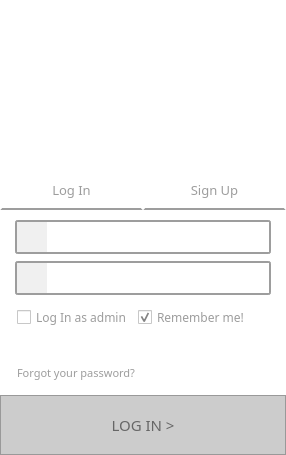
<?xml version="1.0" encoding="UTF-8"?>
<ui version="4.0">
 <class>Login</class>
 <widget class="QMainWindow" name="Login">
  <property name="geometry">
   <rect>
    <x>0</x>
    <y>0</y>
    <width>286</width>
    <height>455</height>
   </rect>
  </property>
  <property name="maximumSize">
   <size>
    <width>16777215</width>
    <height>16777215</height>
   </size>
  </property>
  <property name="windowTitle">
   <string>Login</string>
  </property>
  <property name="styleSheet">
   <string notr="true">background-color: rgb(255, 255, 255);</string>
  </property>
  <widget class="QWidget" name="centralWidget">
   <property name="styleSheet">
    <string notr="true"/>
   </property>
   <layout class="QVBoxLayout" name="verticalLayout_4" stretch="0,0,0,0">
    <property name="spacing">
     <number>0</number>
    </property>
    <property name="leftMargin">
     <number>0</number>
    </property>
    <property name="topMargin">
     <number>0</number>
    </property>
    <property name="rightMargin">
     <number>0</number>
    </property>
    <property name="bottomMargin">
     <number>0</number>
    </property>
    <item>
     <widget class="QLabel" name="labelLogo">
      <property name="enabled">
       <bool>true</bool>
      </property>
      <property name="minimumSize">
       <size>
        <width>0</width>
        <height>150</height>
       </size>
      </property>
      <property name="maximumSize">
       <size>
        <width>16777215</width>
        <height>16777215</height>
       </size>
      </property>
      <property name="styleSheet">
       <string notr="true">border-image:url(:/images/images/logo_small.png);</string>
      </property>
      <property name="text">
       <string/>
      </property>
      <property name="scaledContents">
       <bool>false</bool>
      </property>
     </widget>
    </item>
    <item>
     <layout class="QHBoxLayout" name="horizontalLayout_14">
      <item>
       <spacer name="horizontalSpacer_19">
        <property name="orientation">
         <enum>Qt::Horizontal</enum>
        </property>
        <property name="sizeType">
         <enum>QSizePolicy::Fixed</enum>
        </property>
        <property name="sizeHint" stdset="0">
         <size>
          <width>15</width>
          <height>20</height>
         </size>
        </property>
       </spacer>
      </item>
      <item>
       <widget class="QLabel" name="labelError">
        <property name="enabled">
         <bool>false</bool>
        </property>
        <property name="sizePolicy">
         <sizepolicy hsizetype="Expanding" vsizetype="Expanding">
          <horstretch>0</horstretch>
          <verstretch>0</verstretch>
         </sizepolicy>
        </property>
        <property name="minimumSize">
         <size>
          <width>0</width>
          <height>0</height>
         </size>
        </property>
        <property name="styleSheet">
         <string notr="true">color:&quot;red&quot;</string>
        </property>
        <property name="text">
         <string/>
        </property>
       </widget>
      </item>
      <item>
       <spacer name="horizontalSpacer_20">
        <property name="orientation">
         <enum>Qt::Horizontal</enum>
        </property>
        <property name="sizeHint" stdset="0">
         <size>
          <width>20</width>
          <height>20</height>
         </size>
        </property>
       </spacer>
      </item>
     </layout>
    </item>
    <item>
     <layout class="QHBoxLayout" name="horizontalLayout" stretch="0,0">
      <property name="spacing">
       <number>0</number>
      </property>
      <property name="sizeConstraint">
       <enum>QLayout::SetNoConstraint</enum>
      </property>
      <item>
       <widget class="QPushButton" name="buttonLogIn">
        <property name="minimumSize">
         <size>
          <width>84</width>
          <height>40</height>
         </size>
        </property>
        <property name="font">
         <font>
          <family>Century Gothic</family>
          <pointsize>10</pointsize>
         </font>
        </property>
        <property name="styleSheet">
         <string notr="true">QPushButton {
	border: 2px solid;
	border-top-color: rgb(255, 255, 255);
	border-right-color: rgb(255, 255, 255);
	border-left-color: rgb(255, 255, 255);
	border-bottom-color: rgb(157, 157, 157);
    min-width: 80px;
	color: rgb(157, 157, 157)
}

QPushButton:pressed {
	background-color: rgb(243, 243, 243);
	border: 2px solid;
	border-top-color: rgb(255, 255, 255);
	border-right-color: rgb(255, 255, 255);
	border-left-color: rgb(255, 255, 255);
	border-bottom-color: rgb(109, 118, 126);
	color: rgb(109, 118, 126)
}

QPushButton:hover {
	background-color: rgb(243, 243, 243);
}</string>
        </property>
        <property name="text">
         <string>Log In</string>
        </property>
       </widget>
      </item>
      <item>
       <widget class="QPushButton" name="buttoSignUp">
        <property name="minimumSize">
         <size>
          <width>84</width>
          <height>40</height>
         </size>
        </property>
        <property name="font">
         <font>
          <family>Century Gothic</family>
          <pointsize>10</pointsize>
         </font>
        </property>
        <property name="styleSheet">
         <string notr="true">QPushButton {
    /*background-color: qlineargradient(x1: 0, y1: 0, x2: 0, y2: 1,

                                      stop: 0 #f6f7fa, stop: 1 #dadbde); */
	border: 2px solid;
	border-top-color: rgb(255, 255, 255);
	border-right-color: rgb(255, 255, 255);
	border-left-color: rgb(255, 255, 255);
	border-bottom-color: rgb(157, 157, 157);
    min-width: 80px;
	color: rgb(157, 157, 157)
}

QPushButton:pressed {
	background-color: rgb(243, 243, 243);
	border: 2px solid;
	border-top-color: rgb(255, 255, 255);
	border-right-color: rgb(255, 255, 255);
	border-left-color: rgb(255, 255, 255);
	border-bottom-color: rgb(109, 118, 126);
	color: rgb(109, 118, 126)
}

QPushButton:hover {
	background-color: rgb(243, 243, 243);
}</string>
        </property>
        <property name="text">
         <string>Sign Up</string>
        </property>
       </widget>
      </item>
     </layout>
    </item>
    <item>
     <widget class="QStackedWidget" name="stackedWidget">
      <property name="maximumSize">
       <size>
        <width>16777215</width>
        <height>16777215</height>
       </size>
      </property>
      <property name="currentIndex">
       <number>0</number>
      </property>
      <widget class="QWidget" name="LoginPage">
       <layout class="QVBoxLayout" name="verticalLayout">
        <property name="spacing">
         <number>7</number>
        </property>
        <property name="leftMargin">
         <number>0</number>
        </property>
        <property name="topMargin">
         <number>10</number>
        </property>
        <property name="rightMargin">
         <number>0</number>
        </property>
        <property name="bottomMargin">
         <number>0</number>
        </property>
        <item>
         <layout class="QHBoxLayout" name="horizontalLayoutUserImput" stretch="0,1,0">
          <property name="spacing">
           <number>0</number>
          </property>
          <item>
           <spacer name="horizontalSpacer_3">
            <property name="orientation">
             <enum>Qt::Horizontal</enum>
            </property>
            <property name="sizeHint" stdset="0">
             <size>
              <width>15</width>
              <height>20</height>
             </size>
            </property>
           </spacer>
          </item>
          <item>
           <widget class="QFrame" name="frame_2">
            <property name="minimumSize">
             <size>
              <width>0</width>
              <height>34</height>
             </size>
            </property>
            <property name="maximumSize">
             <size>
              <width>16777215</width>
              <height>34</height>
             </size>
            </property>
            <property name="styleSheet">
             <string notr="true">QFrame {
    border: 2px solid rgb(157, 157, 157);
	border-radius:3px
}</string>
            </property>
            <property name="frameShape">
             <enum>QFrame::StyledPanel</enum>
            </property>
            <property name="frameShadow">
             <enum>QFrame::Raised</enum>
            </property>
            <layout class="QHBoxLayout" name="horizontalLayout_2">
             <property name="spacing">
              <number>0</number>
             </property>
             <property name="leftMargin">
              <number>0</number>
             </property>
             <property name="topMargin">
              <number>0</number>
             </property>
             <property name="rightMargin">
              <number>0</number>
             </property>
             <property name="bottomMargin">
              <number>0</number>
             </property>
             <item>
              <widget class="QLabel" name="labelUserIcon">
               <property name="minimumSize">
                <size>
                 <width>30</width>
                 <height>30</height>
                </size>
               </property>
               <property name="maximumSize">
                <size>
                 <width>30</width>
                 <height>30</height>
                </size>
               </property>
               <property name="styleSheet">
                <string notr="true">border:none;
border-radius:0px;
background-color: rgb(240, 240, 240);	
anchors.top: parent.top;</string>
               </property>
               <property name="text">
                <string/>
               </property>
               <property name="pixmap">
                <pixmap resource="resources.qrc">:/images/images/userIcon.png</pixmap>
               </property>
               <property name="scaledContents">
                <bool>true</bool>
               </property>
              </widget>
             </item>
             <item>
              <widget class="QLineEdit" name="lineEditUserLog">
               <property name="minimumSize">
                <size>
                 <width>0</width>
                 <height>30</height>
                </size>
               </property>
               <property name="maximumSize">
                <size>
                 <width>16777215</width>
                 <height>16777215</height>
                </size>
               </property>
               <property name="font">
                <font>
                 <pointsize>10</pointsize>
                </font>
               </property>
               <property name="styleSheet">
                <string notr="true">border: none;</string>
               </property>
               <property name="text">
                <string/>
               </property>
              </widget>
             </item>
            </layout>
           </widget>
          </item>
          <item>
           <spacer name="horizontalSpacer_2">
            <property name="orientation">
             <enum>Qt::Horizontal</enum>
            </property>
            <property name="sizeHint" stdset="0">
             <size>
              <width>15</width>
              <height>20</height>
             </size>
            </property>
           </spacer>
          </item>
         </layout>
        </item>
        <item>
         <layout class="QHBoxLayout" name="horizontalLayoutPassInput" stretch="0,1,0">
          <property name="spacing">
           <number>0</number>
          </property>
          <item>
           <spacer name="horizontalSpacer_4">
            <property name="orientation">
             <enum>Qt::Horizontal</enum>
            </property>
            <property name="sizeHint" stdset="0">
             <size>
              <width>15</width>
              <height>20</height>
             </size>
            </property>
           </spacer>
          </item>
          <item>
           <widget class="QFrame" name="frame">
            <property name="minimumSize">
             <size>
              <width>0</width>
              <height>34</height>
             </size>
            </property>
            <property name="maximumSize">
             <size>
              <width>16777215</width>
              <height>34</height>
             </size>
            </property>
            <property name="styleSheet">
             <string notr="true">QFrame {
    border: 2px solid rgb(157, 157, 157);
	border-radius:3px
}</string>
            </property>
            <property name="frameShape">
             <enum>QFrame::StyledPanel</enum>
            </property>
            <property name="frameShadow">
             <enum>QFrame::Raised</enum>
            </property>
            <layout class="QHBoxLayout" name="horizontalLayout_4">
             <property name="spacing">
              <number>0</number>
             </property>
             <property name="leftMargin">
              <number>0</number>
             </property>
             <property name="topMargin">
              <number>0</number>
             </property>
             <property name="rightMargin">
              <number>0</number>
             </property>
             <property name="bottomMargin">
              <number>0</number>
             </property>
             <item>
              <widget class="QLabel" name="labelPassIcon">
               <property name="minimumSize">
                <size>
                 <width>30</width>
                 <height>30</height>
                </size>
               </property>
               <property name="maximumSize">
                <size>
                 <width>30</width>
                 <height>30</height>
                </size>
               </property>
               <property name="styleSheet">
                <string notr="true">border:none;
border-radius:0px;
	background-color: rgb(240, 240, 240);
	</string>
               </property>
               <property name="text">
                <string/>
               </property>
               <property name="pixmap">
                <pixmap resource="resources.qrc">:/images/images/passIcon.png</pixmap>
               </property>
               <property name="scaledContents">
                <bool>true</bool>
               </property>
              </widget>
             </item>
             <item>
              <widget class="QLineEdit" name="lineEditPassLog">
               <property name="minimumSize">
                <size>
                 <width>0</width>
                 <height>30</height>
                </size>
               </property>
               <property name="maximumSize">
                <size>
                 <width>16777215</width>
                 <height>16777215</height>
                </size>
               </property>
               <property name="font">
                <font>
                 <pointsize>10</pointsize>
                </font>
               </property>
               <property name="styleSheet">
                <string notr="true">border: none;</string>
               </property>
               <property name="text">
                <string/>
               </property>
               <property name="echoMode">
                <enum>QLineEdit::Password</enum>
               </property>
              </widget>
             </item>
            </layout>
           </widget>
          </item>
          <item>
           <spacer name="horizontalSpacer">
            <property name="orientation">
             <enum>Qt::Horizontal</enum>
            </property>
            <property name="sizeHint" stdset="0">
             <size>
              <width>15</width>
              <height>20</height>
             </size>
            </property>
           </spacer>
          </item>
         </layout>
        </item>
        <item>
         <layout class="QHBoxLayout" name="horizontalLayout_12">
          <item>
           <spacer name="horizontalSpacer_15">
            <property name="orientation">
             <enum>Qt::Horizontal</enum>
            </property>
            <property name="sizeType">
             <enum>QSizePolicy::Fixed</enum>
            </property>
            <property name="sizeHint" stdset="0">
             <size>
              <width>17</width>
              <height>20</height>
             </size>
            </property>
           </spacer>
          </item>
          <item>
           <widget class="QCheckBox" name="checkBoxAdminLogIn">
            <property name="minimumSize">
             <size>
              <width>0</width>
              <height>30</height>
             </size>
            </property>
            <property name="font">
             <font>
              <family>Century Gothic</family>
              <pointsize>9</pointsize>
             </font>
            </property>
            <property name="styleSheet">
             <string notr="true">	color: rgb(157, 157, 157)</string>
            </property>
            <property name="text">
             <string>Log In as admin</string>
            </property>
           </widget>
          </item>
          <item>
           <widget class="QCheckBox" name="checkBoxRememberMe">
            <property name="minimumSize">
             <size>
              <width>0</width>
              <height>30</height>
             </size>
            </property>
            <property name="font">
             <font>
              <family>Century Gothic</family>
              <pointsize>9</pointsize>
             </font>
            </property>
            <property name="styleSheet">
             <string notr="true">	color: rgb(157, 157, 157)</string>
            </property>
            <property name="text">
             <string>Remember me!</string>
            </property>
            <property name="checked">
             <bool>true</bool>
            </property>
           </widget>
          </item>
          <item>
           <spacer name="horizontalSpacer_16">
            <property name="orientation">
             <enum>Qt::Horizontal</enum>
            </property>
            <property name="sizeHint" stdset="0">
             <size>
              <width>40</width>
              <height>20</height>
             </size>
            </property>
           </spacer>
          </item>
         </layout>
        </item>
        <item>
         <spacer name="verticalSpacer_2">
          <property name="orientation">
           <enum>Qt::Vertical</enum>
          </property>
          <property name="sizeHint" stdset="0">
           <size>
            <width>20</width>
            <height>40</height>
           </size>
          </property>
         </spacer>
        </item>
        <item>
         <layout class="QHBoxLayout" name="horizontalLayout_22" stretch="0,0,0">
          <item>
           <spacer name="horizontalSpacer_13">
            <property name="orientation">
             <enum>Qt::Horizontal</enum>
            </property>
            <property name="sizeType">
             <enum>QSizePolicy::Fixed</enum>
            </property>
            <property name="sizeHint" stdset="0">
             <size>
              <width>17</width>
              <height>20</height>
             </size>
            </property>
           </spacer>
          </item>
          <item>
           <widget class="QLabel" name="labelForgotPassword">
            <property name="minimumSize">
             <size>
              <width>0</width>
              <height>30</height>
             </size>
            </property>
            <property name="maximumSize">
             <size>
              <width>16777215</width>
              <height>30</height>
             </size>
            </property>
            <property name="font">
             <font>
              <family>Century Gothic</family>
              <pointsize>8</pointsize>
             </font>
            </property>
            <property name="styleSheet">
             <string notr="true">	color: rgb(157, 157, 157)</string>
            </property>
            <property name="text">
             <string>Forgot your password?</string>
            </property>
           </widget>
          </item>
          <item>
           <spacer name="horizontalSpacer_14">
            <property name="orientation">
             <enum>Qt::Horizontal</enum>
            </property>
            <property name="sizeHint" stdset="0">
             <size>
              <width>17</width>
              <height>20</height>
             </size>
            </property>
           </spacer>
          </item>
         </layout>
        </item>
        <item>
         <widget class="QPushButton" name="buttonLogInCheck">
          <property name="enabled">
           <bool>false</bool>
          </property>
          <property name="sizePolicy">
           <sizepolicy hsizetype="Minimum" vsizetype="Fixed">
            <horstretch>0</horstretch>
            <verstretch>0</verstretch>
           </sizepolicy>
          </property>
          <property name="minimumSize">
           <size>
            <width>0</width>
            <height>60</height>
           </size>
          </property>
          <property name="maximumSize">
           <size>
            <width>16777215</width>
            <height>16777215</height>
           </size>
          </property>
          <property name="font">
           <font>
            <family>Century Gothic</family>
            <pointsize>11</pointsize>
            <weight>50</weight>
            <bold>false</bold>
           </font>
          </property>
          <property name="styleSheet">
           <string notr="true">QPushButton {	
	color: rgb(255, 255, 255);
	background-color: rgb(5, 45, 80);
	border:none
}

QPushButton:pressed {
	background-color: rgb(6, 48, 85);
	border:none
}
QPushButton:hover {
	background-color: rgb(9, 80, 141);
	border:none
}

QPushButton:disabled{
  border: 1px solid #999999;
  background-color: #cccccc;
  color: #666666;
}</string>
          </property>
          <property name="text">
           <string>LOG IN &gt;</string>
          </property>
          <property name="autoDefault">
           <bool>false</bool>
          </property>
          <property name="default">
           <bool>false</bool>
          </property>
          <property name="flat">
           <bool>false</bool>
          </property>
         </widget>
        </item>
       </layout>
      </widget>
      <widget class="QWidget" name="SignUpPage">
       <layout class="QVBoxLayout" name="verticalLayout_2">
        <property name="spacing">
         <number>0</number>
        </property>
        <property name="leftMargin">
         <number>0</number>
        </property>
        <property name="topMargin">
         <number>0</number>
        </property>
        <property name="rightMargin">
         <number>0</number>
        </property>
        <property name="bottomMargin">
         <number>0</number>
        </property>
        <item>
         <layout class="QHBoxLayout" name="horizontalLayout_8" stretch="0,1,0">
          <item>
           <spacer name="verticalSpacer_3">
            <property name="orientation">
             <enum>Qt::Vertical</enum>
            </property>
            <property name="sizeHint" stdset="0">
             <size>
              <width>17</width>
              <height>50</height>
             </size>
            </property>
           </spacer>
          </item>
          <item>
           <widget class="QFrame" name="frame_3">
            <property name="minimumSize">
             <size>
              <width>0</width>
              <height>34</height>
             </size>
            </property>
            <property name="maximumSize">
             <size>
              <width>16777215</width>
              <height>34</height>
             </size>
            </property>
            <property name="styleSheet">
             <string notr="true">QFrame {
    border: 2px solid rgb(157, 157, 157);
	border-radius:3px;
padding-bottom:0;
}
</string>
            </property>
            <property name="frameShape">
             <enum>QFrame::StyledPanel</enum>
            </property>
            <property name="frameShadow">
             <enum>QFrame::Raised</enum>
            </property>
            <layout class="QHBoxLayout" name="horizontalLayout_3">
             <property name="spacing">
              <number>0</number>
             </property>
             <property name="leftMargin">
              <number>0</number>
             </property>
             <property name="topMargin">
              <number>0</number>
             </property>
             <property name="rightMargin">
              <number>0</number>
             </property>
             <property name="bottomMargin">
              <number>0</number>
             </property>
             <item>
              <widget class="QLabel" name="label">
               <property name="minimumSize">
                <size>
                 <width>55</width>
                 <height>30</height>
                </size>
               </property>
               <property name="maximumSize">
                <size>
                 <width>200</width>
                 <height>200</height>
                </size>
               </property>
               <property name="styleSheet">
                <string notr="true">border:none;
border-radius:0px;
background-color: rgb(240, 240, 240);	
anchors.top: parent.top;
padding-left:5;</string>
               </property>
               <property name="text">
                <string>Name</string>
               </property>
              </widget>
             </item>
             <item>
              <widget class="QLineEdit" name="lineEditSurname">
               <property name="enabled">
                <bool>true</bool>
               </property>
               <property name="font">
                <font>
                 <pointsize>10</pointsize>
                </font>
               </property>
               <property name="styleSheet">
                <string notr="true">border: none;</string>
               </property>
              </widget>
             </item>
            </layout>
           </widget>
          </item>
          <item>
           <spacer name="horizontalSpacer_7">
            <property name="orientation">
             <enum>Qt::Horizontal</enum>
            </property>
            <property name="sizeHint" stdset="0">
             <size>
              <width>15</width>
              <height>20</height>
             </size>
            </property>
           </spacer>
          </item>
         </layout>
        </item>
        <item>
         <layout class="QHBoxLayout" name="horizontalLayout_9" stretch="0,1,0">
          <item>
           <spacer name="verticalSpacer_4">
            <property name="orientation">
             <enum>Qt::Vertical</enum>
            </property>
            <property name="sizeHint" stdset="0">
             <size>
              <width>17</width>
              <height>50</height>
             </size>
            </property>
           </spacer>
          </item>
          <item>
           <widget class="QFrame" name="frame_4">
            <property name="minimumSize">
             <size>
              <width>0</width>
              <height>34</height>
             </size>
            </property>
            <property name="maximumSize">
             <size>
              <width>16777215</width>
              <height>34</height>
             </size>
            </property>
            <property name="styleSheet">
             <string notr="true">QFrame {
    border: 2px solid rgb(157, 157, 157);
	border-radius:3px
}</string>
            </property>
            <property name="frameShape">
             <enum>QFrame::StyledPanel</enum>
            </property>
            <property name="frameShadow">
             <enum>QFrame::Raised</enum>
            </property>
            <layout class="QHBoxLayout" name="horizontalLayout_5">
             <property name="spacing">
              <number>0</number>
             </property>
             <property name="leftMargin">
              <number>0</number>
             </property>
             <property name="topMargin">
              <number>0</number>
             </property>
             <property name="rightMargin">
              <number>0</number>
             </property>
             <property name="bottomMargin">
              <number>0</number>
             </property>
             <item>
              <widget class="QLabel" name="label_2">
               <property name="minimumSize">
                <size>
                 <width>55</width>
                 <height>30</height>
                </size>
               </property>
               <property name="maximumSize">
                <size>
                 <width>200</width>
                 <height>200</height>
                </size>
               </property>
               <property name="styleSheet">
                <string notr="true">border:none;
border-radius:0px;
background-color: rgb(240, 240, 240);	
anchors.top: parent.top;
padding-left:5;</string>
               </property>
               <property name="text">
                <string>Surname</string>
               </property>
              </widget>
             </item>
             <item>
              <widget class="QLineEdit" name="lineEditName">
               <property name="font">
                <font>
                 <pointsize>10</pointsize>
                </font>
               </property>
               <property name="styleSheet">
                <string notr="true">border: none;</string>
               </property>
              </widget>
             </item>
            </layout>
           </widget>
          </item>
          <item>
           <spacer name="horizontalSpacer_11">
            <property name="orientation">
             <enum>Qt::Horizontal</enum>
            </property>
            <property name="sizeHint" stdset="0">
             <size>
              <width>15</width>
              <height>20</height>
             </size>
            </property>
           </spacer>
          </item>
         </layout>
        </item>
        <item>
         <layout class="QHBoxLayout" name="horizontalLayout_10" stretch="0,1,0">
          <item>
           <spacer name="verticalSpacer_5">
            <property name="orientation">
             <enum>Qt::Vertical</enum>
            </property>
            <property name="sizeHint" stdset="0">
             <size>
              <width>17</width>
              <height>50</height>
             </size>
            </property>
           </spacer>
          </item>
          <item>
           <widget class="QFrame" name="frame_5">
            <property name="minimumSize">
             <size>
              <width>0</width>
              <height>34</height>
             </size>
            </property>
            <property name="maximumSize">
             <size>
              <width>16777215</width>
              <height>34</height>
             </size>
            </property>
            <property name="styleSheet">
             <string notr="true">QFrame {
    border: 2px solid rgb(157, 157, 157);
	border-radius:3px
}</string>
            </property>
            <property name="frameShape">
             <enum>QFrame::StyledPanel</enum>
            </property>
            <property name="frameShadow">
             <enum>QFrame::Raised</enum>
            </property>
            <layout class="QHBoxLayout" name="horizontalLayout_6">
             <property name="spacing">
              <number>0</number>
             </property>
             <property name="leftMargin">
              <number>0</number>
             </property>
             <property name="topMargin">
              <number>0</number>
             </property>
             <property name="rightMargin">
              <number>0</number>
             </property>
             <property name="bottomMargin">
              <number>0</number>
             </property>
             <item>
              <widget class="QLabel" name="label_3">
               <property name="minimumSize">
                <size>
                 <width>55</width>
                 <height>30</height>
                </size>
               </property>
               <property name="maximumSize">
                <size>
                 <width>200</width>
                 <height>200</height>
                </size>
               </property>
               <property name="styleSheet">
                <string notr="true">border:none;
border-radius:0px;
background-color: rgb(240, 240, 240);	
anchors.top: parent.top;
padding-left:5;</string>
               </property>
               <property name="text">
                <string>User</string>
               </property>
              </widget>
             </item>
             <item>
              <widget class="QLineEdit" name="lineEditUser">
               <property name="enabled">
                <bool>true</bool>
               </property>
               <property name="font">
                <font>
                 <pointsize>10</pointsize>
                </font>
               </property>
               <property name="styleSheet">
                <string notr="true">border: none;</string>
               </property>
              </widget>
             </item>
            </layout>
           </widget>
          </item>
          <item>
           <spacer name="horizontalSpacer_8">
            <property name="orientation">
             <enum>Qt::Horizontal</enum>
            </property>
            <property name="sizeHint" stdset="0">
             <size>
              <width>15</width>
              <height>20</height>
             </size>
            </property>
           </spacer>
          </item>
         </layout>
        </item>
        <item>
         <layout class="QHBoxLayout" name="horizontalLayout_11" stretch="0,1,0">
          <item>
           <spacer name="verticalSpacer_6">
            <property name="orientation">
             <enum>Qt::Vertical</enum>
            </property>
            <property name="sizeHint" stdset="0">
             <size>
              <width>17</width>
              <height>50</height>
             </size>
            </property>
           </spacer>
          </item>
          <item>
           <widget class="QFrame" name="frame_6">
            <property name="minimumSize">
             <size>
              <width>0</width>
              <height>34</height>
             </size>
            </property>
            <property name="maximumSize">
             <size>
              <width>16777215</width>
              <height>34</height>
             </size>
            </property>
            <property name="styleSheet">
             <string notr="true">QFrame {
    border: 2px solid rgb(157, 157, 157);
	border-radius:3px
}</string>
            </property>
            <property name="frameShape">
             <enum>QFrame::StyledPanel</enum>
            </property>
            <property name="frameShadow">
             <enum>QFrame::Raised</enum>
            </property>
            <layout class="QHBoxLayout" name="horizontalLayout_7">
             <property name="spacing">
              <number>0</number>
             </property>
             <property name="leftMargin">
              <number>0</number>
             </property>
             <property name="topMargin">
              <number>0</number>
             </property>
             <property name="rightMargin">
              <number>0</number>
             </property>
             <property name="bottomMargin">
              <number>0</number>
             </property>
             <item>
              <widget class="QLabel" name="label_4">
               <property name="minimumSize">
                <size>
                 <width>55</width>
                 <height>30</height>
                </size>
               </property>
               <property name="maximumSize">
                <size>
                 <width>200</width>
                 <height>200</height>
                </size>
               </property>
               <property name="styleSheet">
                <string notr="true">border:none;
border-radius:0px;
background-color: rgb(240, 240, 240);	
anchors.top: parent.top;
padding-left:5;</string>
               </property>
               <property name="text">
                <string>Password</string>
               </property>
              </widget>
             </item>
             <item>
              <widget class="QLineEdit" name="lineEditPassword">
               <property name="enabled">
                <bool>true</bool>
               </property>
               <property name="font">
                <font>
                 <pointsize>10</pointsize>
                </font>
               </property>
               <property name="styleSheet">
                <string notr="true">border: none;</string>
               </property>
               <property name="echoMode">
                <enum>QLineEdit::Password</enum>
               </property>
              </widget>
             </item>
            </layout>
           </widget>
          </item>
          <item>
           <spacer name="horizontalSpacer_12">
            <property name="orientation">
             <enum>Qt::Horizontal</enum>
            </property>
            <property name="sizeHint" stdset="0">
             <size>
              <width>15</width>
              <height>20</height>
             </size>
            </property>
           </spacer>
          </item>
         </layout>
        </item>
        <item>
         <layout class="QHBoxLayout" name="horizontalLayout_13">
          <item>
           <spacer name="verticalSpacer">
            <property name="orientation">
             <enum>Qt::Vertical</enum>
            </property>
            <property name="sizeHint" stdset="0">
             <size>
              <width>17</width>
              <height>40</height>
             </size>
            </property>
           </spacer>
          </item>
          <item>
           <widget class="QCheckBox" name="checkBoxSignUpIsAdmin">
            <property name="styleSheet">
             <string notr="true">	color: rgb(157, 157, 157)</string>
            </property>
            <property name="text">
             <string>Sign Up as Administrator</string>
            </property>
           </widget>
          </item>
          <item>
           <spacer name="horizontalSpacer_18">
            <property name="orientation">
             <enum>Qt::Horizontal</enum>
            </property>
            <property name="sizeHint" stdset="0">
             <size>
              <width>40</width>
              <height>20</height>
             </size>
            </property>
           </spacer>
          </item>
         </layout>
        </item>
        <item>
         <widget class="QPushButton" name="buttonSignUpCheck">
          <property name="enabled">
           <bool>false</bool>
          </property>
          <property name="sizePolicy">
           <sizepolicy hsizetype="Minimum" vsizetype="Expanding">
            <horstretch>0</horstretch>
            <verstretch>0</verstretch>
           </sizepolicy>
          </property>
          <property name="minimumSize">
           <size>
            <width>0</width>
            <height>60</height>
           </size>
          </property>
          <property name="font">
           <font>
            <family>Century Gothic</family>
            <pointsize>11</pointsize>
           </font>
          </property>
          <property name="styleSheet">
           <string notr="true">QPushButton {	
	background-color: rgb(7, 55, 99);
	color: rgb(255, 255, 255);
	border:none
}

QPushButton:pressed {
	background-color: rgb(6, 48, 85);
	border:none
}
QPushButton:hover {
	background-color: rgb(9, 80, 141);
	border:none
}</string>
          </property>
          <property name="text">
           <string>&lt; SIGN UP</string>
          </property>
         </widget>
        </item>
       </layout>
      </widget>
     </widget>
    </item>
   </layout>
  </widget>
 </widget>
 <layoutdefault spacing="6" margin="11"/>
 <resources>
  <include location="resources.qrc"/>
 </resources>
 <connections/>
</ui>
